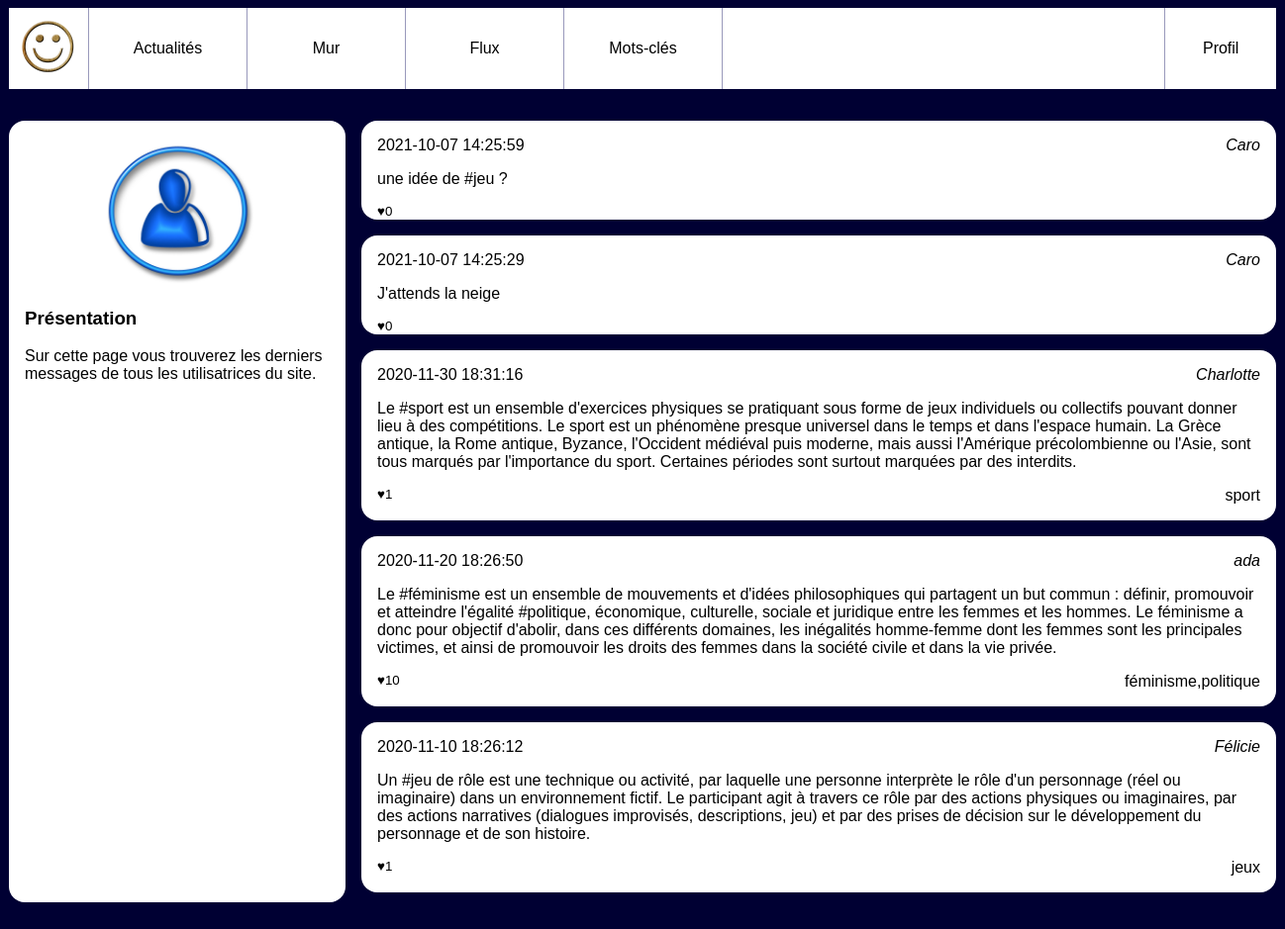
Page /pages/news.php on the committed database.
### tables this page shows
CREATE TABLE `users` (
  `id` int(10) UNSIGNED NOT NULL,
  `email` varchar(255) NOT NULL,
  `password` varchar(255) NOT NULL,
  `alias` varchar(255) NOT NULL
);

### pages/news.php (the view, shortened to what this page needs)
<!doctype html>
<html lang="fr">
    <head>
        <link rel="stylesheet" href="style.css"/>
    </head>
    <body>
    <header>
            <img src="resoc.jpg" alt="Logo de notre réseau social"/>
            <nav id="menu">
                <a href="news.php">Actualités</a>
                <a href="wall.php?user_id=<?php echo $_SESSION['connected_id']?>">Mur</a>
                <a href="feed.php?user_id=<?php echo $_SESSION['connected_id']?>">Flux</a>
                <a href="tags.php?tag_id=1">Mots-clés</a>
            </nav>
            <nav id="user">
                <a href="#">Profil</a>
            </nav>
        </header>
        <div id="wrapper">
            <aside>
                <img src="user.jpg" alt="Portrait de l'utilisatrice"/>
                <section>
                    <h3>Présentation</h3>
                    <p>Sur cette page vous trouverez les derniers messages de
                        tous les utilisatrices du site.</p>
                </section>
            </aside>
            <main>
                <?php
                $mysqli = new mysqli("localhost:8889", "root", "root", "socialnetwork");
                $laQuestionEnSql = "SELECT `posts`.`content`,"
                        . "`posts`.`created`,"
                        . "`users`.`id`,  "
                        . "`users`.`alias` as author_name,  "
                        . "count(`likes`.`id`) as like_number,  "
                        . "GROUP_CONCAT(DISTINCT `tags`.`label`) AS taglist "
                        . "FROM `posts`"
                        . "JOIN `users` ON  `users`.`id`=`posts`.`user_id`"
                        . "LEFT JOIN `posts_tags` ON `posts`.`id` = `posts_tags`.`post_id`  "
                        . "LEFT JOIN `tags`       ON `posts_tags`.`tag_id`  = `tags`.`id` "
                        . "LEFT JOIN `likes`      ON `likes`.`post_id`  = `posts`.`id` "
                        . "GROUP BY `posts`.`id`"
                        . "ORDER BY `posts`.`created` DESC  "
                        . "LIMIT 5";
                $lesInformations = $mysqli->query($laQuestionEnSql);
                while ($post = $lesInformations->fetch_assoc())
                {
                    ?>
                    <article>
                        <h3>
                            <time><?php echo $post['created']?></time>
                        </h3>
                        <address><a href="wall.php?user_id=<?php echo $post['id']?>"><?php echo $post['author_name']?></a></address>                        <div>
                            <p><?php echo $post['content'] ?></p>
                        </div>
                        <footer>
                            <small>♥<?php echo $post['like_number']?></small>
                            <a href=""><?php echo $post['taglist']?></a>
                        </footer>
                    </article>
                    <?php
                }
                ?>
            </main>
        </div>
    </body>
</html>

### pages/style.css (style rules this page uses)
body { background-color: #003; font-family: Arial; }
a { text-decoration: none; color:black; }
body>header { background-color: #fff; display:flex; width:80em; margin:0 auto 2em auto; padding:0; }
body>header img { height:5em; }
body>header #menu { display:flex; width:50%; align-items: stretch; border-left: 1px solid #99b; }
body>header #menu a { flex:1; text-align: center; padding-top:2em; border-right: 1px solid #99b; }
body>header #user { margin-left: auto; flex:0.2; border-left: 1px solid #99b; }
body>header #user>a { display:block; text-align: center; padding:2em 0; width:100%; }
#wrapper { display:flex; width:80em; margin:0 auto 2em auto; }
#wrapper aside { background-color: #fff; flex:1; padding:1em; border-radius: 1em; }
#wrapper aside img { display: block; width:50%; margin:auto; }
#wrapper main { flex:3; padding-left:1em; height: 80vh; overflow-y: scroll; }
#wrapper main article { background-color: #fff; padding:1em; margin-bottom: 1em ; border-radius: 1em; }
#wrapper main article h3 { margin:0; padding:0; font-weight: normal; font-size:1em; }
#wrapper main article time { float:left; }
#wrapper main article address { text-align: right; margin-bottom: 1em; }
#wrapper main article p { margin:0; }
#wrapper main article footer { margin-top: 1em; text-align: right; }
#wrapper main article footer small { float:left; }

### rows in the picture
users: created "2021-10-07 14:25:59", alias "Caro", content "une idée de #jeu ?", like_number "0", created "2021-10-07 14:25:29", content "J'attends la neige"
users: created "2020-11-30 18:31:16", alias "Charlotte", content "Le #sport est un ensemble d'exercices physiques se pratiquant sous forme de jeux individuels ou collectifs pouvant donner lieu à des compétitions. Le sport est un phénomène presque universel dans le temps et dans l'espace humain. La Grèce antique, la Rome antique, Byzance, l'Occident médiéval puis moderne, mais aussi l'Amérique précolombienne ou l'Asie, sont tous marqués par l'importance du sport. Certaines périodes sont surtout marquées par des interdits.", like_number "1", taglist "sport"
users: created "2020-11-20 18:26:50", alias "ada", content "Le #féminisme est un ensemble de mouvements et d'idées philosophiques qui partagent un but commun : définir, promouvoir et atteindre l'égalité #politique, économique, culturelle, sociale et juridique entre les femmes et les hommes. Le féminisme a donc pour objectif d'abolir, dans ces différents domaines, les inégalités homme-femme dont les femmes sont les principales victimes, et ainsi de promouvoir les droits des femmes dans la société civile et dans la vie privée.", like_number "10", taglist "féminisme,politique"
users: created "2020-11-10 18:26:12", alias "Félicie", content "Un #jeu de rôle est une technique ou activité, par laquelle une personne interprète le rôle d'un personnage (réel ou imaginaire) dans un environnement fictif. Le participant agit à travers ce rôle par des actions physiques ou imaginaires, par des actions narratives (dialogues improvisés, descriptions, jeu) et par des prises de décision sur le développement du personnage et de son histoire.", like_number "1", taglist "jeux"
